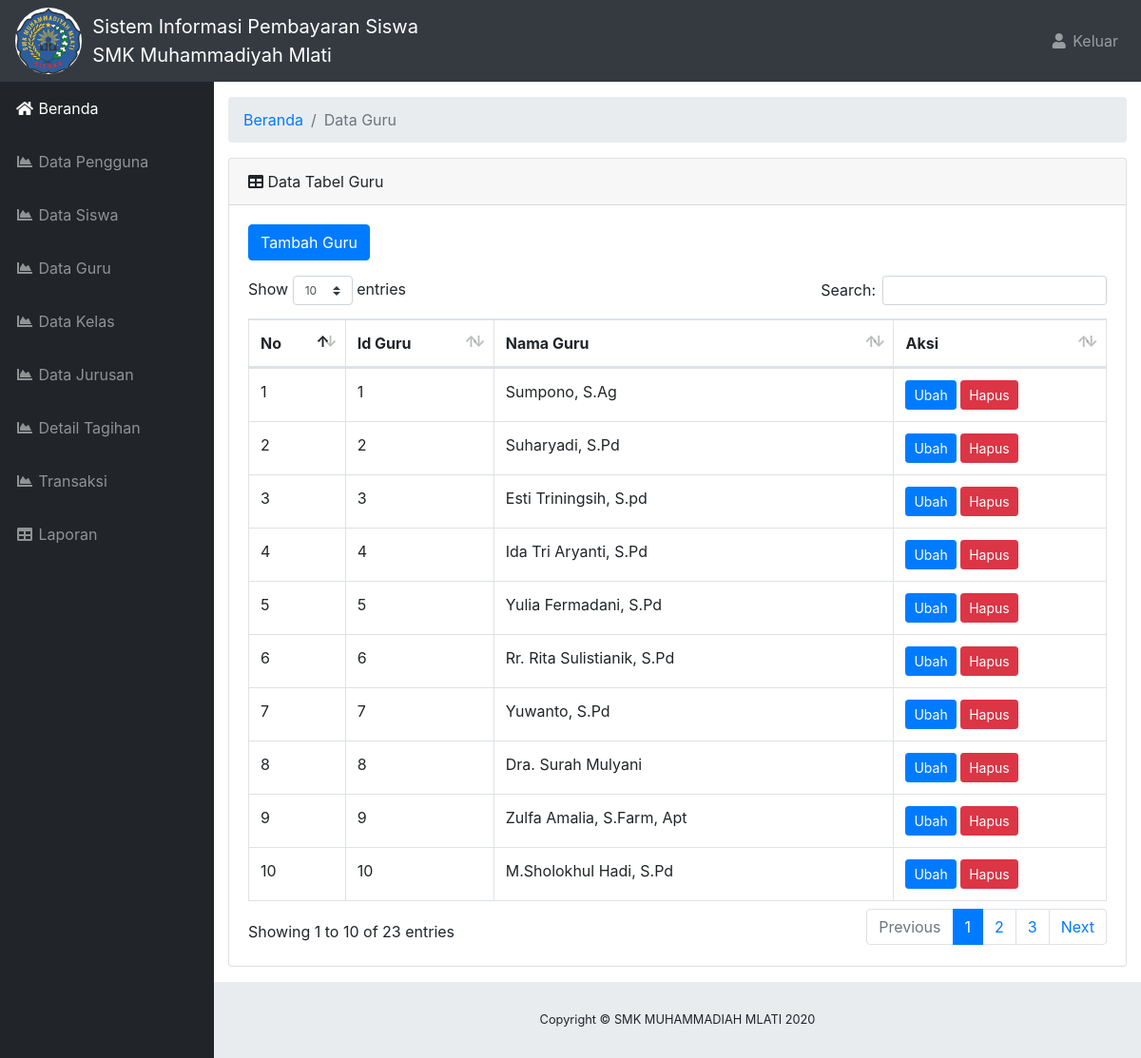
The page /beranda.php?halaman=admindataguru (signed in) on the database its author committed.
### tables this page shows
CREATE TABLE `tb_guru` (
  `id_guru` int(11) NOT NULL,
  `nama_guru` varchar(50) NOT NULL
);

### aplikasi/admin/dataguru/data_guru.php (the view, shortened to what this page needs)
  <div id="content-wrapper">
    <div class="container-fluid">
      <ol class="breadcrumb">
        <li class="breadcrumb-item">
          <a href="beranda.php">Beranda</a>
        </li>
        <li class="breadcrumb-item active">Data Guru</li>
      </ol>
      <div class="card mb-3">
        <div class="card-header">
          <i class="fas fa-table"></i>
          Data Tabel Guru</div>
        <div class="card-body">
          <form class="form-group">
          <a class="btn btn-primary" href="beranda.php?halaman=tambahguru">Tambah Guru </a>
          </form>
          <div class="table-responsive">
            <table class="table table-bordered" id="dataTable" width="100%" cellspacing="0">
              <thead>
                <tr>
                  <th>No</th>
                  <th>Id Guru</th>
                  <th>Nama Guru</th>
                  <th>Aksi</th>
                </tr>
              </thead>
              <tbody>
              <?php
              $no=1;
              $Querytampil = mysqli_query($konek,"SELECT * FROM tb_guru ORDER BY id_guru ASC");
              while ($tampiltabel  = mysqli_fetch_array($Querytampil)) {
              $varId_guru      = $tampiltabel['id_guru'];
              $varNamaGuru     = $tampiltabel['nama_guru'];
              ?>
              <tr>
                <td><?php echo $no ?></td>
                <td><?php echo $varId_guru ?></td>
                <td><?php echo $varNamaGuru ?></td>
                <td>
                    <a class="btn btn-primary btn-sm" href="beranda.php?halaman=ubahguru&id=<?php echo $varId_guru ?>">Ubah</a>
                    <a class="btn btn-danger btn-sm" href="beranda.php?halaman=admindataguru&id=<?php echo $varId_guru ?>">Hapus</a>
                </td>
              </tr>
              <?php
              $no++;}
              ?>
              </tbody>
            </table>
          </div>
        </div>
      </div>
    </div>
  </div>
</div>

### css/sb-admin.css (style rules this page uses)
html { position: relative; min-height: 100%; }
body { height: 100%; }
#wrapper #content-wrapper { overflow-x: hidden; width: 100%; padding-top: 1rem; padding-bottom: 80px; }
:root { --input-padding-x: 0.75rem; --input-padding-y: 0.75rem; }

### rows shown on the page
tb_guru: id_guru "1", nama_guru "Sumpono, S.Ag"
tb_guru: id_guru "2", nama_guru "Suharyadi, S.Pd"
tb_guru: id_guru "3", nama_guru "Esti Triningsih, S.pd"
tb_guru: id_guru "4", nama_guru "Ida Tri Aryanti, S.Pd"
tb_guru: id_guru "5", nama_guru "Yulia Fermadani, S.Pd"
tb_guru: id_guru "6", nama_guru "Rr. Rita Sulistianik, S.Pd"
tb_guru: id_guru "7", nama_guru "Yuwanto, S.Pd"
tb_guru: id_guru "8", nama_guru "Dra. Surah Mulyani"
tb_guru: id_guru "9", nama_guru "Zulfa Amalia, S.Farm, Apt"
tb_guru: id_guru "10", nama_guru "M.Sholokhul Hadi, S.Pd"
